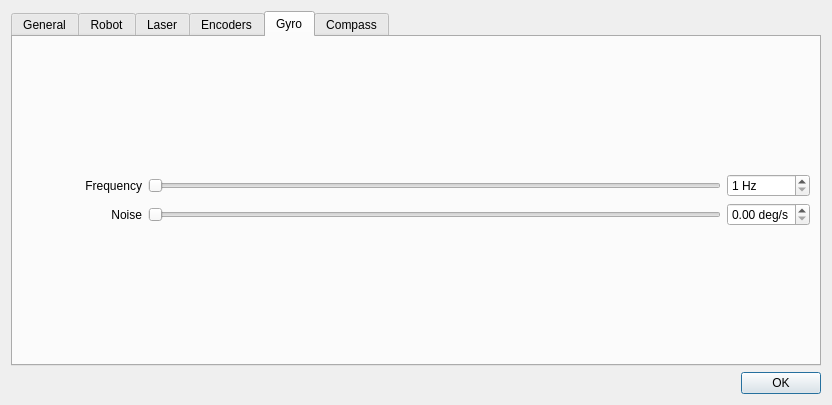
<?xml version="1.0" encoding="UTF-8"?>
<ui version="4.0">
 <class>settings_dialog</class>
 <widget class="QDialog" name="settings_dialog">
  <property name="geometry">
   <rect>
    <x>0</x>
    <y>0</y>
    <width>832</width>
    <height>405</height>
   </rect>
  </property>
  <property name="sizePolicy">
   <sizepolicy hsizetype="Fixed" vsizetype="Fixed">
    <horstretch>0</horstretch>
    <verstretch>0</verstretch>
   </sizepolicy>
  </property>
  <property name="windowTitle">
   <string>Settings</string>
  </property>
  <layout class="QGridLayout" name="gridLayout">
   <item row="0" column="0">
    <widget class="QTabWidget" name="tabWidget">
     <property name="sizePolicy">
      <sizepolicy hsizetype="Expanding" vsizetype="Expanding">
       <horstretch>5</horstretch>
       <verstretch>0</verstretch>
      </sizepolicy>
     </property>
     <property name="currentIndex">
      <number>4</number>
     </property>
     <property name="usesScrollButtons">
      <bool>true</bool>
     </property>
     <property name="movable">
      <bool>false</bool>
     </property>
     <widget class="QWidget" name="general_tab">
      <attribute name="title">
       <string>General</string>
      </attribute>
      <layout class="QGridLayout" name="gridLayout_7">
       <item row="0" column="0">
        <widget class="QGroupBox" name="groupBox">
         <property name="sizePolicy">
          <sizepolicy hsizetype="Fixed" vsizetype="Preferred">
           <horstretch>0</horstretch>
           <verstretch>0</verstretch>
          </sizepolicy>
         </property>
         <property name="minimumSize">
          <size>
           <width>0</width>
           <height>0</height>
          </size>
         </property>
         <property name="maximumSize">
          <size>
           <width>16777215</width>
           <height>220</height>
          </size>
         </property>
         <property name="title">
          <string/>
         </property>
         <property name="alignment">
          <set>Qt::AlignCenter</set>
         </property>
         <layout class="QGridLayout" name="gridLayout_9">
          <item row="0" column="0">
           <widget class="QLabel" name="label_20">
            <property name="font">
             <font>
              <family>DejaVu Sans</family>
              <pointsize>9</pointsize>
             </font>
            </property>
            <property name="text">
             <string>Velocity step:</string>
            </property>
            <property name="textFormat">
             <enum>Qt::AutoText</enum>
            </property>
            <property name="alignment">
             <set>Qt::AlignRight|Qt::AlignTrailing|Qt::AlignVCenter</set>
            </property>
            <property name="wordWrap">
             <bool>false</bool>
            </property>
           </widget>
          </item>
          <item row="0" column="1" colspan="2">
           <widget class="QDoubleSpinBox" name="vel_inc_box">
            <property name="minimumSize">
             <size>
              <width>0</width>
              <height>22</height>
             </size>
            </property>
            <property name="maximumSize">
             <size>
              <width>90</width>
              <height>16777215</height>
             </size>
            </property>
            <property name="buttonSymbols">
             <enum>QAbstractSpinBox::UpDownArrows</enum>
            </property>
            <property name="suffix">
             <string> m/s</string>
            </property>
            <property name="minimum">
             <double>0.050000000000000</double>
            </property>
            <property name="maximum">
             <double>0.500000000000000</double>
            </property>
            <property name="singleStep">
             <double>0.050000000000000</double>
            </property>
           </widget>
          </item>
          <item row="2" column="0">
           <widget class="QLabel" name="label_23">
            <property name="font">
             <font>
              <family>DejaVu Sans</family>
              <pointsize>9</pointsize>
             </font>
            </property>
            <property name="text">
             <string>Show laser:</string>
            </property>
            <property name="textFormat">
             <enum>Qt::AutoText</enum>
            </property>
            <property name="alignment">
             <set>Qt::AlignRight|Qt::AlignTrailing|Qt::AlignVCenter</set>
            </property>
            <property name="wordWrap">
             <bool>false</bool>
            </property>
           </widget>
          </item>
          <item row="1" column="1" colspan="2">
           <widget class="QSpinBox" name="ang_vel_inc_box">
            <property name="minimumSize">
             <size>
              <width>0</width>
              <height>22</height>
             </size>
            </property>
            <property name="maximumSize">
             <size>
              <width>90</width>
              <height>16777215</height>
             </size>
            </property>
            <property name="suffix">
             <string> deg/s</string>
            </property>
            <property name="minimum">
             <number>1</number>
            </property>
            <property name="maximum">
             <number>60</number>
            </property>
           </widget>
          </item>
          <item row="2" column="1">
           <layout class="QHBoxLayout" name="horizontalLayout_5">
            <item>
             <widget class="QCheckBox" name="laser_check">
              <property name="text">
               <string/>
              </property>
              <property name="checked">
               <bool>true</bool>
              </property>
             </widget>
            </item>
            <item>
             <widget class="QLabel" name="label_48">
              <property name="font">
               <font>
                <family>DejaVu Sans</family>
                <pointsize>9</pointsize>
               </font>
              </property>
              <property name="text">
               <string>Show map:</string>
              </property>
              <property name="textFormat">
               <enum>Qt::AutoText</enum>
              </property>
              <property name="alignment">
               <set>Qt::AlignRight|Qt::AlignTrailing|Qt::AlignVCenter</set>
              </property>
              <property name="wordWrap">
               <bool>false</bool>
              </property>
             </widget>
            </item>
            <item>
             <widget class="QCheckBox" name="map_check">
              <property name="text">
               <string/>
              </property>
              <property name="checked">
               <bool>true</bool>
              </property>
             </widget>
            </item>
           </layout>
          </item>
          <item row="1" column="0">
           <widget class="QLabel" name="label_21">
            <property name="font">
             <font>
              <family>DejaVu Sans</family>
              <pointsize>9</pointsize>
             </font>
            </property>
            <property name="text">
             <string>Ang. vel. step:</string>
            </property>
            <property name="textFormat">
             <enum>Qt::AutoText</enum>
            </property>
            <property name="alignment">
             <set>Qt::AlignRight|Qt::AlignTrailing|Qt::AlignVCenter</set>
            </property>
            <property name="wordWrap">
             <bool>false</bool>
            </property>
           </widget>
          </item>
         </layout>
        </widget>
       </item>
      </layout>
     </widget>
     <widget class="QWidget" name="robot_tab">
      <attribute name="title">
       <string>Robot</string>
      </attribute>
      <layout class="QGridLayout" name="gridLayout_3">
       <item row="0" column="0">
        <layout class="QGridLayout" name="gridLayout_2">
         <item row="4" column="1">
          <widget class="QSlider" name="robot_wheel_rad_slider">
           <property name="minimum">
            <number>5</number>
           </property>
           <property name="maximum">
            <number>50</number>
           </property>
           <property name="orientation">
            <enum>Qt::Horizontal</enum>
           </property>
           <property name="invertedAppearance">
            <bool>false</bool>
           </property>
           <property name="invertedControls">
            <bool>false</bool>
           </property>
          </widget>
         </item>
         <item row="5" column="1">
          <widget class="QSlider" name="robot_wheelbase_slider">
           <property name="minimum">
            <number>2</number>
           </property>
           <property name="maximum">
            <number>20</number>
           </property>
           <property name="orientation">
            <enum>Qt::Horizontal</enum>
           </property>
           <property name="invertedAppearance">
            <bool>false</bool>
           </property>
           <property name="invertedControls">
            <bool>false</bool>
           </property>
          </widget>
         </item>
         <item row="5" column="0">
          <widget class="QLabel" name="label_4">
           <property name="minimumSize">
            <size>
             <width>120</width>
             <height>0</height>
            </size>
           </property>
           <property name="font">
            <font>
             <pointsize>9</pointsize>
            </font>
           </property>
           <property name="text">
            <string>Wheelbase</string>
           </property>
           <property name="alignment">
            <set>Qt::AlignRight|Qt::AlignTrailing|Qt::AlignVCenter</set>
           </property>
          </widget>
         </item>
         <item row="6" column="0">
          <widget class="QLabel" name="label_5">
           <property name="minimumSize">
            <size>
             <width>120</width>
             <height>0</height>
            </size>
           </property>
           <property name="font">
            <font>
             <pointsize>9</pointsize>
            </font>
           </property>
           <property name="text">
            <string>Max velocity</string>
           </property>
           <property name="alignment">
            <set>Qt::AlignRight|Qt::AlignTrailing|Qt::AlignVCenter</set>
           </property>
          </widget>
         </item>
         <item row="6" column="1">
          <widget class="QSlider" name="robot_vel_slider">
           <property name="minimum">
            <number>1</number>
           </property>
           <property name="maximum">
            <number>30</number>
           </property>
           <property name="orientation">
            <enum>Qt::Horizontal</enum>
           </property>
           <property name="invertedAppearance">
            <bool>false</bool>
           </property>
           <property name="invertedControls">
            <bool>false</bool>
           </property>
          </widget>
         </item>
         <item row="1" column="1">
          <widget class="QSlider" name="robot_length_slider">
           <property name="font">
            <font>
             <pointsize>12</pointsize>
            </font>
           </property>
           <property name="minimum">
            <number>2</number>
           </property>
           <property name="maximum">
            <number>20</number>
           </property>
           <property name="orientation">
            <enum>Qt::Horizontal</enum>
           </property>
          </widget>
         </item>
         <item row="3" column="2">
          <widget class="QDoubleSpinBox" name="robot_width_box">
           <property name="suffix">
            <string> m</string>
           </property>
           <property name="minimum">
            <double>0.200000000000000</double>
           </property>
           <property name="maximum">
            <double>2.000000000000000</double>
           </property>
           <property name="singleStep">
            <double>0.100000000000000</double>
           </property>
          </widget>
         </item>
         <item row="3" column="0">
          <widget class="QLabel" name="label_2">
           <property name="minimumSize">
            <size>
             <width>120</width>
             <height>0</height>
            </size>
           </property>
           <property name="font">
            <font>
             <pointsize>9</pointsize>
            </font>
           </property>
           <property name="text">
            <string>Width</string>
           </property>
           <property name="alignment">
            <set>Qt::AlignRight|Qt::AlignTrailing|Qt::AlignVCenter</set>
           </property>
          </widget>
         </item>
         <item row="3" column="1">
          <widget class="QSlider" name="robot_width_slider">
           <property name="minimum">
            <number>2</number>
           </property>
           <property name="maximum">
            <number>20</number>
           </property>
           <property name="orientation">
            <enum>Qt::Horizontal</enum>
           </property>
           <property name="invertedAppearance">
            <bool>false</bool>
           </property>
           <property name="invertedControls">
            <bool>false</bool>
           </property>
          </widget>
         </item>
         <item row="4" column="2">
          <widget class="QDoubleSpinBox" name="robot_wheel_rad_box">
           <property name="suffix">
            <string> m</string>
           </property>
           <property name="minimum">
            <double>0.050000000000000</double>
           </property>
           <property name="maximum">
            <double>0.500000000000000</double>
           </property>
           <property name="singleStep">
            <double>0.010000000000000</double>
           </property>
          </widget>
         </item>
         <item row="1" column="0">
          <widget class="QLabel" name="label">
           <property name="minimumSize">
            <size>
             <width>120</width>
             <height>0</height>
            </size>
           </property>
           <property name="font">
            <font>
             <pointsize>9</pointsize>
            </font>
           </property>
           <property name="text">
            <string>Length</string>
           </property>
           <property name="alignment">
            <set>Qt::AlignRight|Qt::AlignTrailing|Qt::AlignVCenter</set>
           </property>
          </widget>
         </item>
         <item row="4" column="0">
          <widget class="QLabel" name="label_3">
           <property name="minimumSize">
            <size>
             <width>120</width>
             <height>0</height>
            </size>
           </property>
           <property name="font">
            <font>
             <pointsize>9</pointsize>
            </font>
           </property>
           <property name="text">
            <string>Wheel radius</string>
           </property>
           <property name="alignment">
            <set>Qt::AlignRight|Qt::AlignTrailing|Qt::AlignVCenter</set>
           </property>
          </widget>
         </item>
         <item row="7" column="0">
          <widget class="QLabel" name="label_6">
           <property name="minimumSize">
            <size>
             <width>120</width>
             <height>0</height>
            </size>
           </property>
           <property name="maximumSize">
            <size>
             <width>120</width>
             <height>16777215</height>
            </size>
           </property>
           <property name="font">
            <font>
             <pointsize>9</pointsize>
            </font>
           </property>
           <property name="text">
            <string>Max angular velocity</string>
           </property>
           <property name="alignment">
            <set>Qt::AlignRight|Qt::AlignTrailing|Qt::AlignVCenter</set>
           </property>
           <property name="wordWrap">
            <bool>true</bool>
           </property>
          </widget>
         </item>
         <item row="1" column="2">
          <widget class="QDoubleSpinBox" name="robot_length_box">
           <property name="suffix">
            <string> m</string>
           </property>
           <property name="minimum">
            <double>0.200000000000000</double>
           </property>
           <property name="maximum">
            <double>2.000000000000000</double>
           </property>
           <property name="singleStep">
            <double>0.100000000000000</double>
           </property>
          </widget>
         </item>
         <item row="7" column="2">
          <widget class="QSpinBox" name="robot_ang_vel_box">
           <property name="suffix">
            <string> deg/s</string>
           </property>
           <property name="minimum">
            <number>5</number>
           </property>
           <property name="maximum">
            <number>60</number>
           </property>
          </widget>
         </item>
         <item row="7" column="1">
          <widget class="QSlider" name="robot_ang_vel_slider">
           <property name="minimum">
            <number>5</number>
           </property>
           <property name="maximum">
            <number>60</number>
           </property>
           <property name="orientation">
            <enum>Qt::Horizontal</enum>
           </property>
           <property name="invertedAppearance">
            <bool>false</bool>
           </property>
           <property name="invertedControls">
            <bool>false</bool>
           </property>
          </widget>
         </item>
         <item row="5" column="2">
          <widget class="QDoubleSpinBox" name="robot_wheelbase_box">
           <property name="suffix">
            <string> m</string>
           </property>
           <property name="minimum">
            <double>0.200000000000000</double>
           </property>
           <property name="maximum">
            <double>2.000000000000000</double>
           </property>
           <property name="singleStep">
            <double>0.100000000000000</double>
           </property>
          </widget>
         </item>
         <item row="6" column="2">
          <widget class="QDoubleSpinBox" name="robot_vel_box">
           <property name="suffix">
            <string> m/s</string>
           </property>
           <property name="minimum">
            <double>0.100000000000000</double>
           </property>
           <property name="maximum">
            <double>3.000000000000000</double>
           </property>
           <property name="singleStep">
            <double>0.100000000000000</double>
           </property>
          </widget>
         </item>
         <item row="0" column="1" colspan="2">
          <widget class="QComboBox" name="robot_combo"/>
         </item>
         <item row="0" column="0">
          <widget class="QLabel" name="label_18">
           <property name="minimumSize">
            <size>
             <width>120</width>
             <height>0</height>
            </size>
           </property>
           <property name="maximumSize">
            <size>
             <width>120</width>
             <height>16777215</height>
            </size>
           </property>
           <property name="font">
            <font>
             <pointsize>9</pointsize>
            </font>
           </property>
           <property name="text">
            <string>Model</string>
           </property>
           <property name="alignment">
            <set>Qt::AlignRight|Qt::AlignTrailing|Qt::AlignVCenter</set>
           </property>
          </widget>
         </item>
        </layout>
       </item>
      </layout>
     </widget>
     <widget class="QWidget" name="laser_tab">
      <attribute name="title">
       <string>Laser</string>
      </attribute>
      <layout class="QGridLayout" name="gridLayout_4">
       <item row="0" column="0">
        <layout class="QGridLayout" name="gridLayout_8">
         <item row="2" column="0">
          <widget class="QLabel" name="label_11">
           <property name="minimumSize">
            <size>
             <width>120</width>
             <height>0</height>
            </size>
           </property>
           <property name="maximumSize">
            <size>
             <width>120</width>
             <height>16777215</height>
            </size>
           </property>
           <property name="font">
            <font>
             <pointsize>9</pointsize>
            </font>
           </property>
           <property name="text">
            <string>Range</string>
           </property>
           <property name="alignment">
            <set>Qt::AlignRight|Qt::AlignTrailing|Qt::AlignVCenter</set>
           </property>
          </widget>
         </item>
         <item row="6" column="2">
          <widget class="QDoubleSpinBox" name="laser_res_box">
           <property name="suffix">
            <string> deg</string>
           </property>
           <property name="minimum">
            <double>0.200000000000000</double>
           </property>
           <property name="maximum">
            <double>5.000000000000000</double>
           </property>
           <property name="singleStep">
            <double>0.100000000000000</double>
           </property>
          </widget>
         </item>
         <item row="4" column="0">
          <widget class="QLabel" name="label_10">
           <property name="minimumSize">
            <size>
             <width>120</width>
             <height>0</height>
            </size>
           </property>
           <property name="maximumSize">
            <size>
             <width>120</width>
             <height>16777215</height>
            </size>
           </property>
           <property name="font">
            <font>
             <pointsize>9</pointsize>
            </font>
           </property>
           <property name="text">
            <string>Min bearing</string>
           </property>
           <property name="alignment">
            <set>Qt::AlignRight|Qt::AlignTrailing|Qt::AlignVCenter</set>
           </property>
          </widget>
         </item>
         <item row="4" column="2">
          <widget class="QSpinBox" name="laser_min_bear_box">
           <property name="suffix">
            <string> deg</string>
           </property>
           <property name="minimum">
            <number>-180</number>
           </property>
           <property name="maximum">
            <number>180</number>
           </property>
           <property name="value">
            <number>-90</number>
           </property>
          </widget>
         </item>
         <item row="6" column="1">
          <widget class="QSlider" name="laser_res_slider">
           <property name="minimum">
            <number>2</number>
           </property>
           <property name="maximum">
            <number>50</number>
           </property>
           <property name="orientation">
            <enum>Qt::Horizontal</enum>
           </property>
           <property name="invertedAppearance">
            <bool>true</bool>
           </property>
           <property name="invertedControls">
            <bool>false</bool>
           </property>
          </widget>
         </item>
         <item row="8" column="1">
          <widget class="QSlider" name="laser_noise_slider">
           <property name="minimum">
            <number>0</number>
           </property>
           <property name="maximum">
            <number>15</number>
           </property>
           <property name="orientation">
            <enum>Qt::Horizontal</enum>
           </property>
           <property name="invertedAppearance">
            <bool>false</bool>
           </property>
           <property name="invertedControls">
            <bool>false</bool>
           </property>
          </widget>
         </item>
         <item row="6" column="0">
          <widget class="QLabel" name="label_12">
           <property name="minimumSize">
            <size>
             <width>120</width>
             <height>0</height>
            </size>
           </property>
           <property name="maximumSize">
            <size>
             <width>120</width>
             <height>16777215</height>
            </size>
           </property>
           <property name="font">
            <font>
             <pointsize>9</pointsize>
            </font>
           </property>
           <property name="text">
            <string>Resolution</string>
           </property>
           <property name="alignment">
            <set>Qt::AlignRight|Qt::AlignTrailing|Qt::AlignVCenter</set>
           </property>
          </widget>
         </item>
         <item row="7" column="2">
          <widget class="QSpinBox" name="laser_freq_box">
           <property name="suffix">
            <string> Hz</string>
           </property>
           <property name="minimum">
            <number>1</number>
           </property>
           <property name="maximum">
            <number>15</number>
           </property>
          </widget>
         </item>
         <item row="2" column="1">
          <widget class="QSlider" name="laser_range_slider">
           <property name="minimum">
            <number>1</number>
           </property>
           <property name="maximum">
            <number>25</number>
           </property>
           <property name="orientation">
            <enum>Qt::Horizontal</enum>
           </property>
          </widget>
         </item>
         <item row="4" column="1">
          <widget class="QSlider" name="laser_min_bear_slider">
           <property name="minimum">
            <number>-180</number>
           </property>
           <property name="maximum">
            <number>180</number>
           </property>
           <property name="value">
            <number>-90</number>
           </property>
           <property name="orientation">
            <enum>Qt::Horizontal</enum>
           </property>
           <property name="invertedAppearance">
            <bool>false</bool>
           </property>
           <property name="invertedControls">
            <bool>false</bool>
           </property>
          </widget>
         </item>
         <item row="8" column="0">
          <widget class="QLabel" name="label_14">
           <property name="minimumSize">
            <size>
             <width>120</width>
             <height>0</height>
            </size>
           </property>
           <property name="maximumSize">
            <size>
             <width>120</width>
             <height>16777215</height>
            </size>
           </property>
           <property name="font">
            <font>
             <pointsize>9</pointsize>
            </font>
           </property>
           <property name="text">
            <string>Noise</string>
           </property>
           <property name="alignment">
            <set>Qt::AlignRight|Qt::AlignTrailing|Qt::AlignVCenter</set>
           </property>
          </widget>
         </item>
         <item row="7" column="0">
          <widget class="QLabel" name="label_13">
           <property name="minimumSize">
            <size>
             <width>120</width>
             <height>0</height>
            </size>
           </property>
           <property name="maximumSize">
            <size>
             <width>120</width>
             <height>16777215</height>
            </size>
           </property>
           <property name="font">
            <font>
             <pointsize>9</pointsize>
            </font>
           </property>
           <property name="text">
            <string>Frequency</string>
           </property>
           <property name="alignment">
            <set>Qt::AlignRight|Qt::AlignTrailing|Qt::AlignVCenter</set>
           </property>
          </widget>
         </item>
         <item row="1" column="1" colspan="2">
          <widget class="QComboBox" name="laser_combo"/>
         </item>
         <item row="7" column="1">
          <widget class="QSlider" name="laser_freq_slider">
           <property name="minimum">
            <number>1</number>
           </property>
           <property name="maximum">
            <number>15</number>
           </property>
           <property name="orientation">
            <enum>Qt::Horizontal</enum>
           </property>
           <property name="invertedAppearance">
            <bool>false</bool>
           </property>
           <property name="invertedControls">
            <bool>false</bool>
           </property>
          </widget>
         </item>
         <item row="1" column="0">
          <widget class="QLabel" name="label_16">
           <property name="minimumSize">
            <size>
             <width>120</width>
             <height>0</height>
            </size>
           </property>
           <property name="maximumSize">
            <size>
             <width>120</width>
             <height>16777215</height>
            </size>
           </property>
           <property name="font">
            <font>
             <pointsize>9</pointsize>
            </font>
           </property>
           <property name="text">
            <string>Model</string>
           </property>
           <property name="alignment">
            <set>Qt::AlignRight|Qt::AlignTrailing|Qt::AlignVCenter</set>
           </property>
          </widget>
         </item>
         <item row="5" column="0">
          <widget class="QLabel" name="label_22">
           <property name="minimumSize">
            <size>
             <width>120</width>
             <height>0</height>
            </size>
           </property>
           <property name="maximumSize">
            <size>
             <width>120</width>
             <height>16777215</height>
            </size>
           </property>
           <property name="font">
            <font>
             <pointsize>9</pointsize>
            </font>
           </property>
           <property name="text">
            <string>Max bearing</string>
           </property>
           <property name="alignment">
            <set>Qt::AlignRight|Qt::AlignTrailing|Qt::AlignVCenter</set>
           </property>
          </widget>
         </item>
         <item row="5" column="1">
          <widget class="QSlider" name="laser_max_bear_slider">
           <property name="minimum">
            <number>-180</number>
           </property>
           <property name="maximum">
            <number>180</number>
           </property>
           <property name="value">
            <number>90</number>
           </property>
           <property name="orientation">
            <enum>Qt::Horizontal</enum>
           </property>
           <property name="invertedAppearance">
            <bool>false</bool>
           </property>
           <property name="invertedControls">
            <bool>false</bool>
           </property>
          </widget>
         </item>
         <item row="5" column="2">
          <widget class="QSpinBox" name="laser_max_bear_box">
           <property name="suffix">
            <string> deg</string>
           </property>
           <property name="minimum">
            <number>-180</number>
           </property>
           <property name="maximum">
            <number>180</number>
           </property>
           <property name="value">
            <number>90</number>
           </property>
          </widget>
         </item>
         <item row="2" column="2">
          <widget class="QSpinBox" name="laser_range_box">
           <property name="suffix">
            <string> m</string>
           </property>
           <property name="minimum">
            <number>1</number>
           </property>
           <property name="maximum">
            <number>25</number>
           </property>
          </widget>
         </item>
         <item row="8" column="2">
          <widget class="QDoubleSpinBox" name="laser_noise_box">
           <property name="suffix">
            <string> m</string>
           </property>
           <property name="minimum">
            <double>0.000000000000000</double>
           </property>
           <property name="maximum">
            <double>0.150000000000000</double>
           </property>
           <property name="singleStep">
            <double>0.010000000000000</double>
           </property>
          </widget>
         </item>
        </layout>
       </item>
      </layout>
     </widget>
     <widget class="QWidget" name="encoder_tab">
      <attribute name="title">
       <string>Encoders</string>
      </attribute>
      <layout class="QGridLayout" name="gridLayout_5">
       <item row="0" column="0">
        <layout class="QGridLayout" name="gridLayout_6">
         <item row="2" column="0">
          <widget class="QLabel" name="label_9">
           <property name="minimumSize">
            <size>
             <width>120</width>
             <height>0</height>
            </size>
           </property>
           <property name="maximumSize">
            <size>
             <width>120</width>
             <height>16777215</height>
            </size>
           </property>
           <property name="font">
            <font>
             <pointsize>9</pointsize>
            </font>
           </property>
           <property name="text">
            <string>Frequency</string>
           </property>
           <property name="alignment">
            <set>Qt::AlignRight|Qt::AlignTrailing|Qt::AlignVCenter</set>
           </property>
          </widget>
         </item>
         <item row="2" column="2">
          <widget class="QSpinBox" name="odom_freq_box">
           <property name="suffix">
            <string> Hz</string>
           </property>
           <property name="minimum">
            <number>1</number>
           </property>
           <property name="maximum">
            <number>20</number>
           </property>
          </widget>
         </item>
         <item row="1" column="0">
          <widget class="QLabel" name="label_7">
           <property name="minimumSize">
            <size>
             <width>120</width>
             <height>0</height>
            </size>
           </property>
           <property name="maximumSize">
            <size>
             <width>120</width>
             <height>16777215</height>
            </size>
           </property>
           <property name="font">
            <font>
             <pointsize>9</pointsize>
            </font>
           </property>
           <property name="text">
            <string>Resolution</string>
           </property>
           <property name="alignment">
            <set>Qt::AlignRight|Qt::AlignTrailing|Qt::AlignVCenter</set>
           </property>
          </widget>
         </item>
         <item row="2" column="1">
          <widget class="QSlider" name="odom_freq_slider">
           <property name="minimum">
            <number>1</number>
           </property>
           <property name="maximum">
            <number>20</number>
           </property>
           <property name="orientation">
            <enum>Qt::Horizontal</enum>
           </property>
           <property name="invertedAppearance">
            <bool>false</bool>
           </property>
           <property name="invertedControls">
            <bool>false</bool>
           </property>
          </widget>
         </item>
         <item row="1" column="2">
          <widget class="QDoubleSpinBox" name="odom_res_box">
           <property name="suffix">
            <string> deg</string>
           </property>
           <property name="minimum">
            <double>0.050000000000000</double>
           </property>
           <property name="maximum">
            <double>2.000000000000000</double>
           </property>
           <property name="singleStep">
            <double>0.050000000000000</double>
           </property>
          </widget>
         </item>
         <item row="1" column="1">
          <widget class="QSlider" name="odom_res_slider">
           <property name="minimum">
            <number>5</number>
           </property>
           <property name="maximum">
            <number>200</number>
           </property>
           <property name="singleStep">
            <number>5</number>
           </property>
           <property name="orientation">
            <enum>Qt::Horizontal</enum>
           </property>
           <property name="invertedAppearance">
            <bool>true</bool>
           </property>
           <property name="invertedControls">
            <bool>false</bool>
           </property>
          </widget>
         </item>
         <item row="3" column="2">
          <widget class="QDoubleSpinBox" name="odom_noise_box">
           <property name="suffix">
            <string> ticks</string>
           </property>
           <property name="minimum">
            <double>0.100000000000000</double>
           </property>
           <property name="maximum">
            <double>3.000000000000000</double>
           </property>
           <property name="singleStep">
            <double>0.100000000000000</double>
           </property>
          </widget>
         </item>
         <item row="3" column="1">
          <widget class="QSlider" name="odom_noise_slider">
           <property name="minimum">
            <number>1</number>
           </property>
           <property name="maximum">
            <number>30</number>
           </property>
           <property name="orientation">
            <enum>Qt::Horizontal</enum>
           </property>
           <property name="invertedAppearance">
            <bool>false</bool>
           </property>
           <property name="invertedControls">
            <bool>false</bool>
           </property>
          </widget>
         </item>
         <item row="3" column="0">
          <widget class="QLabel" name="label_8">
           <property name="minimumSize">
            <size>
             <width>120</width>
             <height>0</height>
            </size>
           </property>
           <property name="maximumSize">
            <size>
             <width>120</width>
             <height>16777215</height>
            </size>
           </property>
           <property name="font">
            <font>
             <pointsize>9</pointsize>
            </font>
           </property>
           <property name="text">
            <string>Noise</string>
           </property>
           <property name="alignment">
            <set>Qt::AlignRight|Qt::AlignTrailing|Qt::AlignVCenter</set>
           </property>
          </widget>
         </item>
        </layout>
       </item>
      </layout>
     </widget>
     <widget class="QWidget" name="gyro_tab">
      <attribute name="title">
       <string>Gyro</string>
      </attribute>
      <layout class="QGridLayout" name="gridLayout_11">
       <item row="0" column="0">
        <layout class="QGridLayout" name="gridLayout_10">
         <item row="1" column="2">
          <widget class="QSpinBox" name="gyro_freq_box">
           <property name="suffix">
            <string> Hz</string>
           </property>
           <property name="minimum">
            <number>1</number>
           </property>
           <property name="maximum">
            <number>100</number>
           </property>
          </widget>
         </item>
         <item row="1" column="0">
          <widget class="QLabel" name="label_15">
           <property name="minimumSize">
            <size>
             <width>120</width>
             <height>0</height>
            </size>
           </property>
           <property name="maximumSize">
            <size>
             <width>120</width>
             <height>16777215</height>
            </size>
           </property>
           <property name="font">
            <font>
             <pointsize>9</pointsize>
            </font>
           </property>
           <property name="text">
            <string>Frequency</string>
           </property>
           <property name="alignment">
            <set>Qt::AlignRight|Qt::AlignTrailing|Qt::AlignVCenter</set>
           </property>
          </widget>
         </item>
         <item row="1" column="1">
          <widget class="QSlider" name="gyro_freq_slider">
           <property name="minimum">
            <number>1</number>
           </property>
           <property name="maximum">
            <number>100</number>
           </property>
           <property name="orientation">
            <enum>Qt::Horizontal</enum>
           </property>
           <property name="invertedAppearance">
            <bool>false</bool>
           </property>
           <property name="invertedControls">
            <bool>false</bool>
           </property>
          </widget>
         </item>
         <item row="2" column="2">
          <widget class="QDoubleSpinBox" name="gyro_noise_box">
           <property name="suffix">
            <string> deg/s</string>
           </property>
           <property name="decimals">
            <number>2</number>
           </property>
           <property name="minimum">
            <double>0.000000000000000</double>
           </property>
           <property name="maximum">
            <double>3.000000000000000</double>
           </property>
           <property name="singleStep">
            <double>0.050000000000000</double>
           </property>
          </widget>
         </item>
         <item row="2" column="1">
          <widget class="QSlider" name="gyro_noise_slider">
           <property name="minimum">
            <number>1</number>
           </property>
           <property name="maximum">
            <number>300</number>
           </property>
           <property name="orientation">
            <enum>Qt::Horizontal</enum>
           </property>
           <property name="invertedAppearance">
            <bool>false</bool>
           </property>
           <property name="invertedControls">
            <bool>false</bool>
           </property>
          </widget>
         </item>
         <item row="2" column="0">
          <widget class="QLabel" name="label_19">
           <property name="minimumSize">
            <size>
             <width>120</width>
             <height>0</height>
            </size>
           </property>
           <property name="maximumSize">
            <size>
             <width>120</width>
             <height>16777215</height>
            </size>
           </property>
           <property name="font">
            <font>
             <pointsize>9</pointsize>
            </font>
           </property>
           <property name="text">
            <string>Noise</string>
           </property>
           <property name="alignment">
            <set>Qt::AlignRight|Qt::AlignTrailing|Qt::AlignVCenter</set>
           </property>
          </widget>
         </item>
        </layout>
       </item>
      </layout>
     </widget>
     <widget class="QWidget" name="compass_tab">
      <attribute name="title">
       <string>Compass</string>
      </attribute>
      <layout class="QGridLayout" name="gridLayout_13">
       <item row="0" column="0">
        <layout class="QGridLayout" name="gridLayout_12">
         <item row="1" column="0">
          <widget class="QLabel" name="label_24">
           <property name="minimumSize">
            <size>
             <width>120</width>
             <height>0</height>
            </size>
           </property>
           <property name="maximumSize">
            <size>
             <width>120</width>
             <height>16777215</height>
            </size>
           </property>
           <property name="font">
            <font>
             <pointsize>9</pointsize>
            </font>
           </property>
           <property name="text">
            <string>Noise</string>
           </property>
           <property name="alignment">
            <set>Qt::AlignRight|Qt::AlignTrailing|Qt::AlignVCenter</set>
           </property>
          </widget>
         </item>
         <item row="1" column="1">
          <widget class="QSlider" name="compass_noise_slider">
           <property name="minimum">
            <number>0</number>
           </property>
           <property name="maximum">
            <number>50</number>
           </property>
           <property name="orientation">
            <enum>Qt::Horizontal</enum>
           </property>
           <property name="invertedAppearance">
            <bool>false</bool>
           </property>
           <property name="invertedControls">
            <bool>false</bool>
           </property>
          </widget>
         </item>
         <item row="1" column="2">
          <widget class="QDoubleSpinBox" name="compass_noise_box">
           <property name="suffix">
            <string> deg</string>
           </property>
           <property name="decimals">
            <number>0</number>
           </property>
           <property name="minimum">
            <double>0.000000000000000</double>
           </property>
           <property name="maximum">
            <double>50.000000000000000</double>
           </property>
           <property name="singleStep">
            <double>1.000000000000000</double>
           </property>
          </widget>
         </item>
        </layout>
       </item>
      </layout>
     </widget>
    </widget>
   </item>
   <item row="1" column="0">
    <widget class="QDialogButtonBox" name="buttonBox">
     <property name="orientation">
      <enum>Qt::Horizontal</enum>
     </property>
     <property name="standardButtons">
      <set>QDialogButtonBox::Ok</set>
     </property>
    </widget>
   </item>
  </layout>
 </widget>
 <resources/>
 <connections>
  <connection>
   <sender>buttonBox</sender>
   <signal>accepted()</signal>
   <receiver>settings_dialog</receiver>
   <slot>accept()</slot>
   <hints>
    <hint type="sourcelabel">
     <x>248</x>
     <y>254</y>
    </hint>
    <hint type="destinationlabel">
     <x>157</x>
     <y>274</y>
    </hint>
   </hints>
  </connection>
  <connection>
   <sender>buttonBox</sender>
   <signal>rejected()</signal>
   <receiver>settings_dialog</receiver>
   <slot>reject()</slot>
   <hints>
    <hint type="sourcelabel">
     <x>316</x>
     <y>260</y>
    </hint>
    <hint type="destinationlabel">
     <x>286</x>
     <y>274</y>
    </hint>
   </hints>
  </connection>
 </connections>
</ui>
